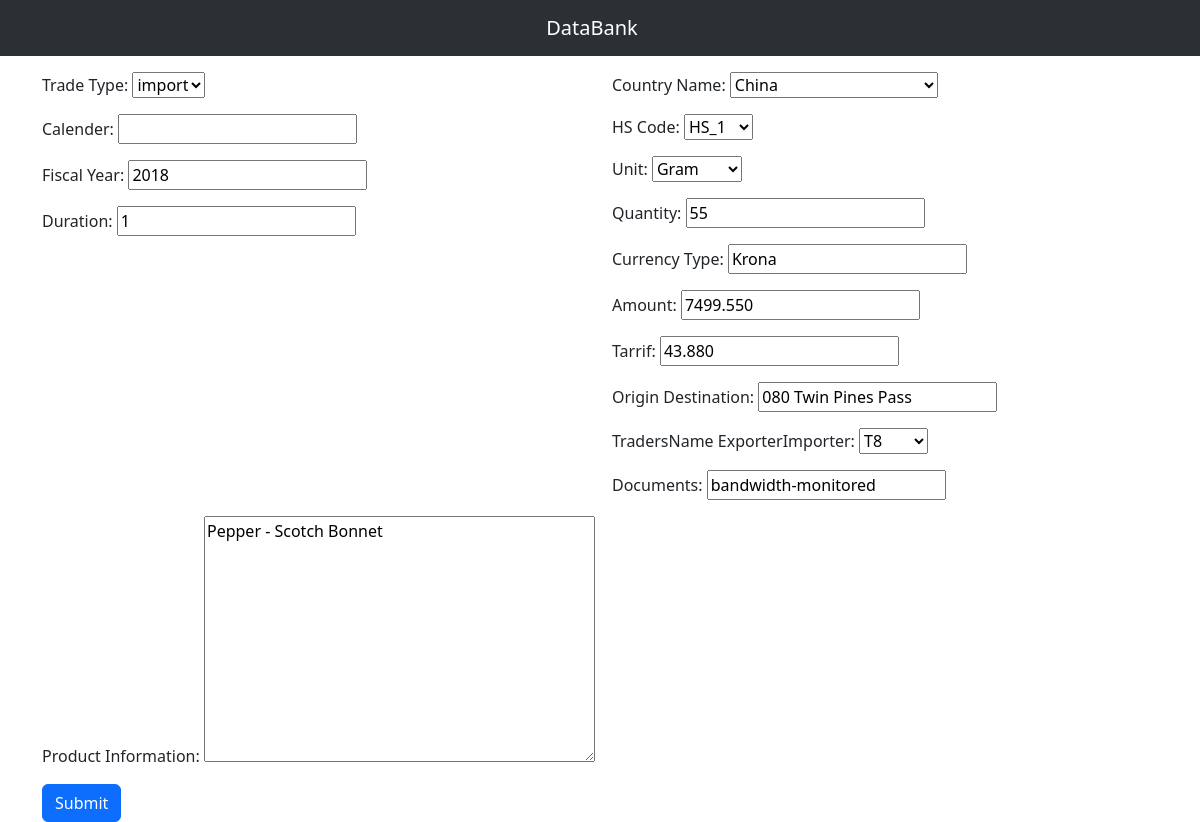
The app's page /update_trade_record/7/, older data.
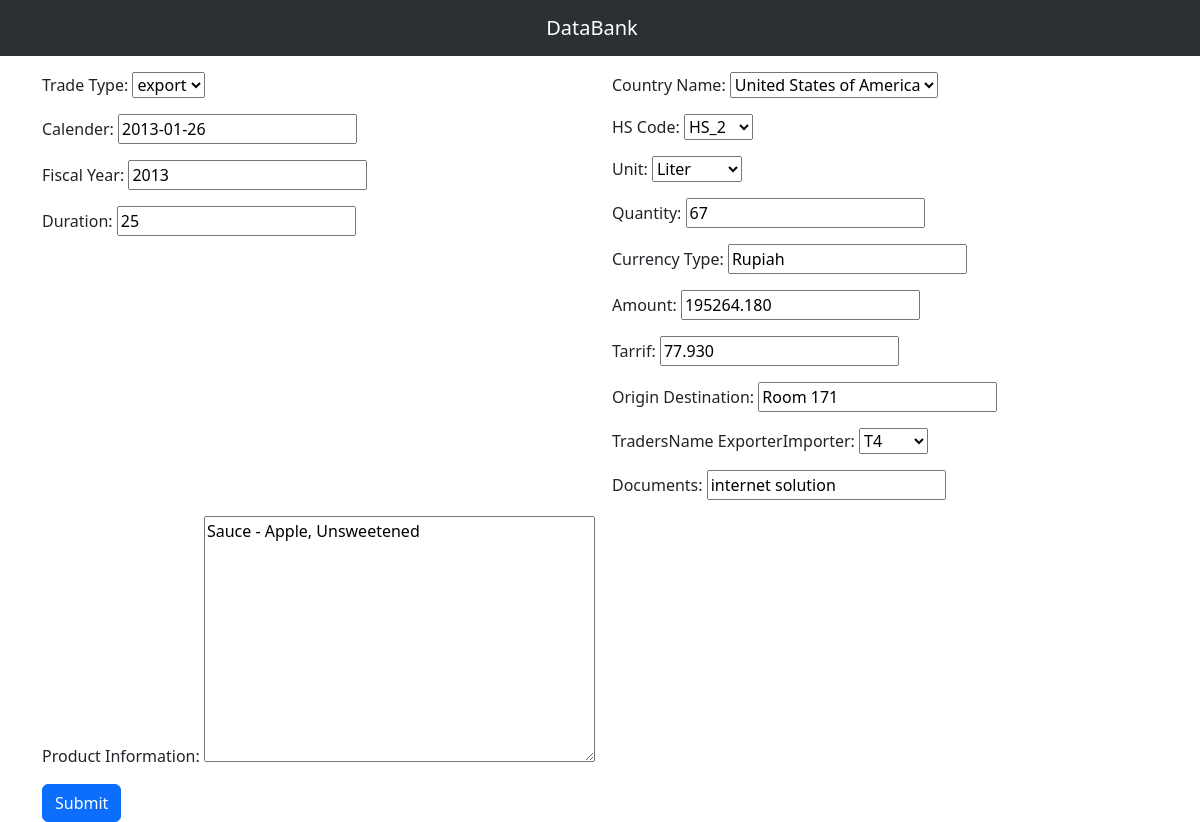
The same page, newer data.
### import_export/models.py (models this page shows, shortened)
class TradeData(models.Model):
    TRADE_OPTIONS = (
        ('import', 'import'),
        ('export', 'export')
    )
    id = models.IntegerField(primary_key=True, unique=True, editable=False)
    Trade_Type = models.CharField(max_length=100, choices=TRADE_OPTIONS, null=True, blank=True)
    Calender = models.DateField(null=True, blank=True)
    Fiscal_Year = models.CharField(max_length=10, null=True, blank=True)
    Duration = models.IntegerField(default=0, null=True, blank=True)
    Country_Name = models.ForeignKey(Country_meta, on_delete=models.CASCADE)
    HS_Code = models.ForeignKey(HS_Code_meta, on_delete=models.CASCADE)
    Unit = models.ForeignKey(Unit_meta, on_delete=models.CASCADE)
    Quantity = models.IntegerField(default=0, null=True, blank=True)
    Currency_Type = models.CharField(max_length=100, null=True, blank=True)
    Amount = models.DecimalField(max_digits=100, decimal_places=3,null=True, blank=True)
    Tarrif = models.DecimalField(max_digits=100, decimal_places=3, null=True, blank=True)
    Origin_Destination = models.CharField(max_length=200, null=True, blank=True)
    TradersName_ExporterImporter = models.ForeignKey(TradersName_ExporterImporter_meta,on_delete=models.CASCADE, null=True, blank=True)
    Documents = models.CharField(max_length=300, null=True, blank=True)
    Product_Information = models.TextField()

class Country_meta(models.Model):
    id = models.IntegerField(primary_key=True, unique=True, editable=False)
    Country_Name = models.CharField(max_length=200)
    Country_Code_2 = models.CharField(max_length=2, null=True, blank=True)
    Country_Code_3 = models.CharField(max_length=3, null=True, blank=True)
    def __str__(self):
        return self.Country_Name

class HS_Code_meta(models.Model):
    id = models.IntegerField(primary_key=True, unique=True, editable=False)
    HS_Code = models.CharField(max_length=100)
    Name = models.TextField(null=True, blank=True)
    def __str__(self):
        return self.HS_Code

### import_export/views.py (the view)
# urls.py: path('update_trade_record/<int:pk>/', views.update_trade_record, name = 'update_trade_record'),
def update_trade_record(request, pk):
    trade_record = TradeData.objects.get(id = pk)
    form = UploadTradeData(instance= trade_record)
    if request.method == 'POST':
        form = UploadTradeData(request.POST, instance=trade_record)
        if form.is_valid():
            form.save()
            return redirect('display_table')
    context = {'form':form}
    return render(request, 'import_export/upload_trade_record.html', context)

### import_export/forms.py
class UploadTradeData(ModelForm):
    class Meta:
        model = TradeData
        fields = '__all__'

### import_export/models.py (called while the page is built)
    def __str__(self):
        return self.Unit_Name

    def __str__(self):
        return self.Name

### import_export/templates/import_export/upload_trade_record.html (shortened to what this page needs)
{% extends 'main.html' %}
{% block content %}
<form method="POST">
    <div class="row">
      <div class="col-md-6">
        <div class="mb-3">
          {{ form.Trade_Type.label_tag }}
          {{ form.Trade_Type }}
        </div>
        <div class="mb-3">
          {{ form.Calender.label_tag }}
          {{ form.Calender }}
        </div>
        <div class="mb-3">
          {{ form.Fiscal_Year.label_tag }}
          {{ form.Fiscal_Year }}
        </div>
        <div class="mb-3">
            {{ form.Duration.label_tag }}
            {{ form.Duration }}
          </div>
      </div>
      <div class="col-md-6">
        <div class="mb-3">
          {{ form.Country_Name.label_tag }}
          {{ form.Country_Name }}
        </div>
        <div class="mb-3">
          {{ form.HS_Code.label_tag }}
          {{ form.HS_Code }}
        </div>
        <div class="mb-3">
          {{ form.Unit.label_tag }}
          {{ form.Unit }}
        </div>
        <div class="mb-3">
            {{ form.Quantity.label_tag }}
            {{ form.Quantity }}
          </div>
          <div class="mb-3">
            {{ form.Currency_Type.label_tag }}
            {{ form.Currency_Type }}
          </div>
          <div class="mb-3">
            {{ form.Amount.label_tag }}
            {{ form.Amount }}
          </div>
          <div class="mb-3">
            {{ form.Tarrif.label_tag }}
            {{ form.Tarrif }}
          </div>
          <div class="mb-3">
            {{ form.Origin_Destination.label_tag }}
            {{ form.Origin_Destination }}
          </div>
          <div class="mb-3">
            {{ form.TradersName_ExporterImporter.label_tag }}
            {{ form.TradersName_ExporterImporter }}
          </div>
          <div class="mb-3">
            {{ form.Documents.label_tag }}
            {{ form.Documents }}
          </div>
      </div>
    </div>
    <div class="mb-3">
      {{ form.Product_Information.label_tag }}
      {{ form.Product_Information }}
    </div>
    <button type="submit" class="btn btn-primary">Submit</button>
  </form>
{% endblock %}

### templates/main.html (shortened to what this page needs)
<!DOCTYPE html>
<html lang="en">
<head>
    <link href="https://cdn.jsdelivr.net/npm/bootstrap@5.3.2/dist/css/bootstrap.min.css" rel="stylesheet"
>
</head>
<body>
    {% include 'navbar.html' %}
    <div class="container  pt-3  ">
        {% block content %}
        {% endblock  %}
    </div>
</body>
</html>

### templates/navbar.html
<nav class="navbar sticky-top bg-body-tertiary" data-bs-theme="dark">
    <div class="container-fluid d-flex justify-content-center">
      <a class="navbar-brand" href="{% url 'display_table' %}">DataBank</a>
    </div>
  </nav>

Row changes from the older to the newer data that the page shows:
changed TradeData: Trade_Type "import" → "export"; Calender (not shown) → "2013-01-26"; Fiscal_Year "2018" → "2013"; Duration "1" → "25"; Unit "Gram" → "Liter"; Quantity "55" → "67"; Currency_Type "Krona" → "Rupiah"; Amount "7499.550" → "195264.180"; Tarrif "43.880" → "77.930"; Origin_Destination "080 Twin Pines Pass" → "Room 171"; TradersName_ExporterImporter "T8" → "T4"; Documents "bandwidth-monitored" → "internet solution"; Product_Information "Pepper - Scotch Bonnet" → "Sauce - Apple, Unsweetened"
computed for Country_meta: Country_Name "China" → "United States of America"
computed for HS_Code_meta: HS_Code "HS_1" → "HS_2"
